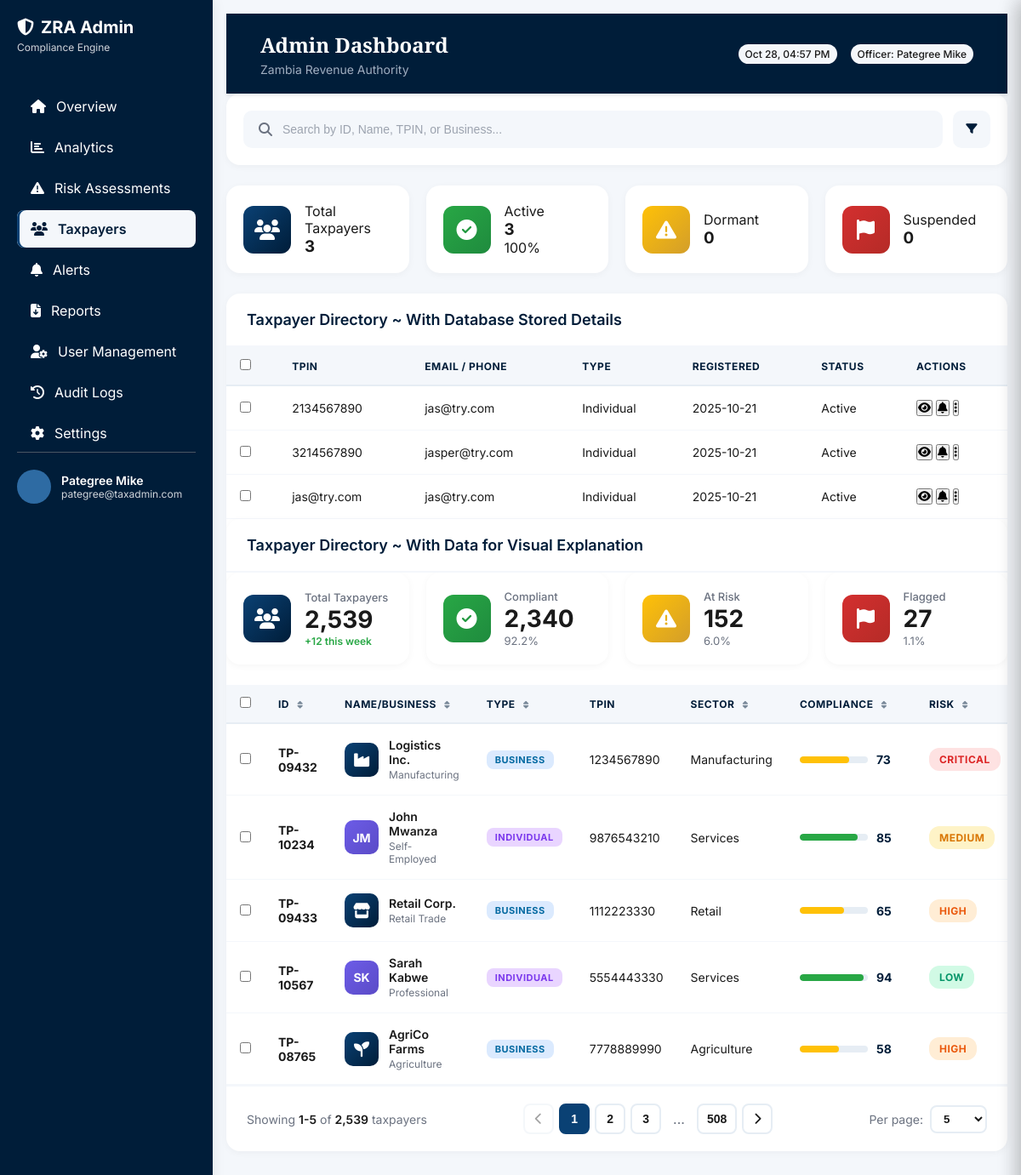
The app's page /base/src/taxpayers.php (signed in) with its own data.
### tables this page shows
CREATE TABLE `tax_admins` (
  `id` int(11) NOT NULL,
  `full_name` varchar(150) NOT NULL,
  `email` varchar(150) NOT NULL,
  `password_hash` varchar(255) NOT NULL,
  `role` varchar(50) DEFAULT 'admin',
  `created_at` timestamp NOT NULL DEFAULT current_timestamp()
);

CREATE TABLE `taxpayers` (
  `TPIN` varchar(20) NOT NULL,
  `TaxpayerType` enum('Individual','Business') NOT NULL,
  `RegistrationDate` date NOT NULL,
  `Status` enum('Active','Inactive','Deregistered') NOT NULL,
  `PrimaryEmail` varchar(100) DEFAULT NULL,
  `PrimaryPhone` varchar(20) DEFAULT NULL
);

### base/src/taxpayers.php (the view, shortened to what this page needs)
<?php
require_once '../src/db_connect.php';
$userId = $_SESSION['user_id'];
$stmt = $pdo->prepare("SELECT full_name, email FROM tax_admins WHERE id = ?");
$stmt->execute([$userId]);
$user = $stmt->fetch(PDO::FETCH_ASSOC);
$userName  = $user ? htmlspecialchars($user['full_name']) : 'Admin User';
$userEmail = $user ? htmlspecialchars($user['email']) : 'admin@zra.gov.zm';
$total = $pdo->query("SELECT COUNT(*) AS c FROM taxpayers")->fetch(PDO::FETCH_ASSOC)['c'];
$active = $pdo->query("SELECT COUNT(*) AS c FROM taxpayers WHERE status='Active'")->fetch(PDO::FETCH_ASSOC)['c'];
$dormant = $pdo->query("SELECT COUNT(*) AS c FROM taxpayers WHERE status='Dormant'")->fetch(PDO::FETCH_ASSOC)['c'];
$suspended = $pdo->query("SELECT COUNT(*) AS c FROM taxpayers WHERE status='Suspended'")->fetch(PDO::FETCH_ASSOC)['c'];
$complianceRate = $total ? round(($active/$total)*100,1) : 0;
?>
<!DOCTYPE html>
<html lang="en">
<head>
  <link rel="stylesheet" href="https://cdnjs.cloudflare.com/ajax/libs/font-awesome/6.4.0/css/all.min.css">
  <link rel="stylesheet" href="taxpayer.css">
</head>
<body>
<div class="sidebar">
  <div class="sidebar-header">
    <h2 class="sidebar-title"><i class="fas fa-shield-alt"></i> ZRA Admin</h2>
    <p class="sidebar-subtitle">Compliance Engine</p>
  </div>
  <nav class="sidebar-nav">
    <a href="dashboard.php" class="nav-item"><i class="fas fa-home"></i><span>Overview</span></a>
    <a href="analysis.php" class="nav-item"><i class="fas fa-chart-bar"></i><span>Analytics</span></a>
    <a href="risk.php" class="nav-item"><i class="fas fa-exclamation-triangle"></i><span>Risk Assessments</span></a>
    <a href="taxpayers.php" class="nav-item active"><i class="fas fa-users"></i><span>Taxpayers</span></a>
    <a href="alerts.php" class="nav-item"><i class="fas fa-bell"></i><span>Alerts</span></a>
    <a href="reports.php" class="nav-item"><i class="fas fa-file-download"></i><span>Reports</span></a>
    <a href="#users" class="nav-item"><i class="fas fa-user-cog"></i><span>User Management</span></a>
    <a href="#audit" class="nav-item"><i class="fas fa-history"></i><span>Audit Logs</span></a>
    <a href="#settings" class="nav-item"><i class="fas fa-cog"></i><span>Settings</span></a>
  </nav>
  <div class="sidebar-footer">
    <div class="user-info">
      <div class="user-avatar"></div>
      <div>
        <p class="user-name"><?php echo $userName; ?></p>
        <p class="user-email"><?php echo $userEmail; ?></p>
      </div>
    </div>
  </div>
</div>
<div class="main-content">
  <header>
    <div class="header-content">
      <div class="header-text">
        <h1>Admin Dashboard</h1>
        <p class="subtitle">Zambia Revenue Authority</p>
      </div>
      <div class="header-right">
        <div class="clock" id="current-time"></div>
        <div class="profile-badge">Officer: <?php echo $userName; ?></div>
      </div>
    </div>
  </header>
  <div class="search-filter-section">
    <div class="search-bar-wrapper">
      <div class="search-bar">
        <i class="fas fa-search"></i>
        <input
          type="text"
          id="taxpayerSearch"
          placeholder="Search by ID, Name, TPIN, or Business..."
        >
      </div>
      <button class="btn-icon" id="advancedFiltersToggle" title="Advanced Filters">
        <i class="fas fa-filter"></i>
      </button>
    </div>
  </div>
  <div class="quick-stats-grid">
    <div class="stat-box"><div class="stat-icon" style="background: linear-gradient(135deg, var(--primary), var(--brand-dark))">
        <i class="fas fa-users"></i>
      </div>
      <div class="stat-info"><p>Total Taxpayers</p><h3><?php echo number_format($total); ?></h3></div>
    </div>
    <div class="stat-box"><div class="stat-icon" style="background: linear-gradient(135deg, var(--success), #1f8b3e)">
        <i class="fas fa-check-circle"></i>
      </div>
      <div class="stat-info"><p>Active</p><h3><?php echo number_format($active); ?></h3><p><?php echo $complianceRate; ?>%</p></div>
    </div>
    <div class="stat-box">      <div class="stat-icon" style="background: linear-gradient(135deg, var(--warning), #d39e2a)">
        <i class="fas fa-exclamation-triangle"></i>
      </div>
      <div class="stat-info"><p>Dormant</p><h3><?php echo number_format($dormant); ?></h3></div>
    </div>
    <div class="stat-box"><div class="stat-icon" style="background: linear-gradient(135deg, var(--error), #b52b27)">
        <i class="fas fa-flag"></i>
      </div>
      <div class="stat-info"><p>Suspended</p><h3><?php echo number_format($suspended); ?></h3></div>
    </div>
  </div>
  <div class="table-card">
    <div class="card-header"><h3>Taxpayer Directory ~ With Database Stored Details</h3></div>
    <div class="table-wrapper">
      <table class="taxpayers-table">
        <thead>
          <tr>
            <th><input type="checkbox" id="selectAll"></th>
            <th>TPIN</th>
            <th>Email / Phone</th>
            <th>Type</th>
            <th>Registered</th>
            <th>Status</th>
            <th>Actions</th>
          </tr>
        </thead>
        <tbody>
          <?php
          $stmt = $pdo->query("SELECT tpin, taxpayertype, registrationdate, status, primaryemail, primaryphone FROM taxpayers LIMIT 20");
          while ($row = $stmt->fetch(PDO::FETCH_ASSOC)): ?>
            <tr>
              <td><input type="checkbox"></td>
              <td><?php echo htmlspecialchars($row['tpin']); ?></td>
              <td><?php echo htmlspecialchars($row['primaryemail']); ?><br><small><?php echo htmlspecialchars($row['primaryphone']); ?></small></td>
              <td><?php echo ucfirst($row['taxpayertype']); ?></td>
              <td><?php echo htmlspecialchars($row['registrationdate']); ?></td>
              <td><?php echo ucfirst($row['status']); ?></td>
              <td>
                <button><i class="fas fa-eye"></i></button>
                <button><i class="fas fa-bell"></i></button>
                <button><i class="fas fa-ellipsis-v"></i></button>
              </td>
            </tr>
          <?php endwhile; ?>
        </tbody>
      </table>
          </div>
<div class="table-card">
    <div class="card-header"><h3>Taxpayer Directory ~ With Data for Visual Explanation</h3></div>
    <div class="table-wrapper">
  <div class="quick-stats-grid">
    <div class="stat-box">
      <div class="stat-icon" style="background: linear-gradient(135deg, var(--primary), var(--brand-dark))">
        <i class="fas fa-users"></i>
      </div>
      <div class="stat-info">
        <p class="stat-label">Total Taxpayers</p>
        <h3 class="stat-value">2,539</h3>
        <p class="stat-change positive">+12 this week</p>
      </div>
    </div>
    <div class="stat-box">
      <div class="stat-icon" style="background: linear-gradient(135deg, var(--success), #1f8b3e)">
        <i class="fas fa-check-circle"></i>
      </div>
      <div class="stat-info">
        <p class="stat-label">Compliant</p>
        <h3 class="stat-value">2,340</h3>
        <p class="stat-meta">92.2%</p>
      </div>
    </div>
    <div class="stat-box">
      <div class="stat-icon" style="background: linear-gradient(135deg, var(--warning), #d39e2a)">
        <i class="fas fa-exclamation-triangle"></i>
      </div>
      <div class="stat-info">
        <p class="stat-label">At Risk</p>
        <h3 class="stat-value">152</h3>
        <p class="stat-meta">6.0%</p>
      </div>
    </div>
    <div class="stat-box">
      <div class="stat-icon" style="background: linear-gradient(135deg, var(--error), #b52b27)">
        <i class="fas fa-flag"></i>
      </div>
      <div class="stat-info">
        <p class="stat-label">Flagged</p>
        <h3 class="stat-value">27</h3>
        <p class="stat-meta">1.1%</p>
      </div>
    </div>
  </div>
<div class="detail-panel" id="taxpayerDetailPanel">
  <div class="detail-panel-overlay" id="taxpayerDetailOverlay"></div>
    </div>
    </div>
      <div class="table-wrapper">
      <table class="taxpayers-table">
        <thead>
          <tr>
            <th style="width: 40px;">
              <input type="checkbox" id="selectAll">
            </th>
            <th class="sortable" data-sort="id">
              ID <i class="fas fa-sort"></i>
            </th>
            <th class="sortable" data-sort="name">
              Name/Business <i class="fas fa-sort"></i>
            </th>
            <th class="sortable" data-sort="type">
              Type <i class="fas fa-sort"></i>
            </th>
            <th>TPIN</th>
            <th class="sortable" data-sort="sector">
              Sector <i class="fas fa-sort"></i>
            </th>
            <th class="sortable" data-sort="compliance">
              Compliance <i class="fas fa-sort"></i>
            </th>
            <th class="sortable" data-sort="risk">
              Risk <i class="fas fa-sort"></i>
            </th>
          </tr>
        </thead>
        <tbody id="taxpayersTableBody">
          <tr class="taxpayer-row" data-id="TP-09432" data-type="business">
            <td><input type="checkbox" class="row-checkbox"></td>
            <td><strong>TP-09432</strong></td>
            <td>
              <div class="taxpayer-cell">
                <div class="taxpayer-avatar business">
                  <i class="fas fa-industry"></i>
                </div>
                <div class="taxpayer-name">
                  <span class="name">Logistics Inc.</span>
                  <span class="meta">Manufacturing</span>
                </div>
              </div>
            </td>
            <td><span class="type-badge business">Business</span></td>
            <td>1234567890</td>
            <td>Manufacturing</td>
            <td>
              <div class="compliance-cell">
                <div class="compliance-bar">
                  <div class="compliance-fill" style="width: 73%; background: #FFC107;"></div>
                </div>
                <span class="compliance-score">73</span>
              </div>
            </td>
            <td><span class="risk-chip critical">Critical</span></td>
          </tr>
          <tr class="taxpayer-row" data-id="TP-10234" data-type="individual">
            <td><input type="checkbox" class="row-checkbox"></td>
            <td><strong>TP-10234</strong></td>
            <td>
              <div class="taxpayer-cell">
                <div class="taxpayer-avatar individual">
                  <span>JM</span>
                </div>
                <div class="taxpayer-name">
                  <span class="name">John Mwanza</span>
                  <span class="meta">Self-Employed</span>
                </div>
              </div>
            </td>
            <td><span class="type-badge individual">Individual</span></td>
            <td>9876543210</td>
            <td>Services</td>
            <td>
              <div class="compliance-cell">
                <div class="compliance-bar">
                  <div class="compliance-fill" style="width: 85%; background: #28A745;"></div>
                </div>
                <span class="compliance-score">85</span>
              </div>
            </td>
            <td><span class="risk-chip medium">Medium</span></td>
          </tr>
          <tr class="taxpayer-row" data-id="TP-09433" data-type="business">
            <td><input type="checkbox" class="row-checkbox"></td>
            <td><strong>TP-09433</strong></td>
            <td>
              <div class="taxpayer-cell">
                <div class="taxpayer-avatar business">
                  <i class="fas fa-store"></i>
                </div>
                <div class="taxpayer-name">
                  <span class="name">Retail Corp.</span>
                  <span class="meta">Retail Trade</span>
                </div>
              </div>
            </td>
            <td><span class="type-badge business">Business</span></td>
            <td>1112223330</td>
            <td>Retail</td>
            <td>
              <div class="compliance-cell">
                <div class="compliance-bar">
                  <div class="compliance-fill" style="width: 65%; background: #FFC107;"></div>
                </div>
                <span class="compliance-score">65</span>
              </div>
            </td>
            <td><span class="risk-chip high">High</span></td>
          </tr>
          <tr class="taxpayer-row" data-id="TP-10567" data-type="individual">
            <td><input type="checkbox" class="row-checkbox"></td>
            <td><strong>TP-10567</strong></td>
            <td>
              <div class="taxpayer-cell">
                <div class="taxpayer-avatar individual">
                  <span>SK</span>
                </div>
                <div class="taxpayer-name">
                  <span class="name">Sarah Kabwe</span>
                  <span class="meta">Professional</span>
                </div>
              </div>
            </td>
            <td><span class="type-badge individual">Individual</span></td>
            <td>5554443330</td>
            <td>Services</td>
            <td>
              <div class="compliance-cell">
                <div class="compliance-bar">
                  <div class="compliance-fill" style="width: 94%; background: #28A745;"></div>
                </div>
                <span class="compliance-score">94</span>
              </div>
            </td>
            <td><span class="risk-chip low">Low</span></td>
          </tr>
          <tr class="taxpayer-row" data-id="TP-08765" data-type="business">
            <td><input type="checkbox" class="row-checkbox"></td>
            <td><strong>TP-08765</strong></td>
            <td>
              <div class="taxpayer-cell">
                <div class="taxpayer-avatar business">
                  <i class="fas fa-seedling"></i>
                </div>
                <div class="taxpayer-name">
                  <span class="name">AgriCo Farms</span>
                  <span class="meta">Agriculture</span>
                </div>
              </div>
            </td>
            <td><span class="type-badge business">Business</span></td>
            <td>7778889990</td>
            <td>Agriculture</td>
            <td>
              <div class="compliance-cell">
                <div class="compliance-bar">
                  <div class="compliance-fill" style="width: 58%; background: #FFC107;"></div>
                </div>
                <span class="compliance-score">58</span>
              </div>
            </td>
            <td><span class="risk-chip high">High</span></td>
          </tr>
        </tbody>
      </table>
    </div>
    <div class="pagination-wrapper">
      <div class="pagination-info">
        Showing <strong>1-5</strong> of <strong>2,539</strong> taxpayers
      </div>
      <div class="pagination-controls">
        <button class="page-btn" disabled>
          <i class="fas fa-chevron-left"></i>
        </button>
        <button class="page-btn active">1</button>
        <button class="page-btn">2</button>
        <button class="page-btn">3</button>
        <span class="page-dots">...</span>
        <button class="page-btn">508</button>
        <button class="page-btn">
          <i class="fas fa-chevron-right"></i>
        </button>
      </div>
      <div class="per-page-selector">
        <label>Per page:</label>
        <select id="perPage">
          <option value="5" selected>5</option>
        </select>
      </div>
    </div>
  </div>
<div class="detail-panel" id="taxpayerDetailPanel">
  <div class="detail-panel-overlay" id="taxpayerDetailOverlay"></div>
</div>
    </div>
  </div>
<div class="detail-panel" id="taxpayerDetailPanel">
</div>
</body>
</html>

### records on screen
tax_admins: full_name "Pategree Mike", email "pategree@taxadmin.com"
taxpayers: TPIN "2134567890", PrimaryEmail "jas@try.com", TaxpayerType "Individual", RegistrationDate "2025-10-21", Status "Active"
taxpayers: TPIN "3214567890", PrimaryEmail "jasper@try.com", TaxpayerType "Individual", RegistrationDate "2025-10-21", Status "Active"
taxpayers: TPIN "jas@try.com", PrimaryEmail "jas@try.com", TaxpayerType "Individual", RegistrationDate "2025-10-21", Status "Active"

### other values on screen
$total "3"
$active "3"
$complianceRate "100"
$dormant "0"
$suspended "0"
